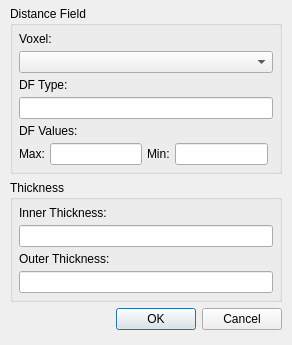
<?xml version="1.0" encoding="UTF-8"?>
<ui version="4.0">
 <class>VoxelThicknessWidget</class>
 <widget class="QWidget" name="VoxelThicknessWidget">
  <property name="geometry">
   <rect>
    <x>0</x>
    <y>0</y>
    <width>292</width>
    <height>324</height>
   </rect>
  </property>
  <property name="windowTitle">
   <string>VoxelThicknessWidget</string>
  </property>
  <layout class="QVBoxLayout" name="verticalLayout">
   <property name="spacing">
    <number>6</number>
   </property>
   <property name="leftMargin">
    <number>10</number>
   </property>
   <property name="topMargin">
    <number>0</number>
   </property>
   <property name="rightMargin">
    <number>10</number>
   </property>
   <property name="bottomMargin">
    <number>15</number>
   </property>
   <item>
    <widget class="TitleBar" name="titleBar" native="true"/>
   </item>
   <item>
    <widget class="QGroupBox" name="gb_df">
     <property name="title">
      <string>Distance Field</string>
     </property>
     <layout class="QGridLayout" name="gridLayout">
      <property name="leftMargin">
       <number>6</number>
      </property>
      <property name="topMargin">
       <number>6</number>
      </property>
      <property name="rightMargin">
       <number>6</number>
      </property>
      <property name="bottomMargin">
       <number>6</number>
      </property>
      <property name="spacing">
       <number>5</number>
      </property>
      <item row="4" column="0" colspan="5">
       <widget class="QLabel" name="lb_dfValues">
        <property name="text">
         <string>DF Values:</string>
        </property>
       </widget>
      </item>
      <item row="1" column="0" colspan="5">
       <widget class="QComboBox" name="cbb_voxel"/>
      </item>
      <item row="5" column="1">
       <widget class="QLineEdit" name="le_dfMaxValue"/>
      </item>
      <item row="5" column="0">
       <widget class="QLabel" name="lb_dfMaxValue">
        <property name="text">
         <string>Max:</string>
        </property>
       </widget>
      </item>
      <item row="0" column="0" colspan="5">
       <widget class="QLabel" name="lb_voxel">
        <property name="text">
         <string>Voxel:</string>
        </property>
       </widget>
      </item>
      <item row="5" column="3">
       <widget class="QLineEdit" name="le_dfMinValue"/>
      </item>
      <item row="3" column="0" colspan="5">
       <widget class="QLineEdit" name="le_dfType"/>
      </item>
      <item row="5" column="2">
       <widget class="QLabel" name="lb_dfMinValue">
        <property name="text">
         <string>Min:</string>
        </property>
       </widget>
      </item>
      <item row="2" column="0" colspan="5">
       <widget class="QLabel" name="lb_dfType">
        <property name="text">
         <string>DF Type:</string>
        </property>
       </widget>
      </item>
     </layout>
    </widget>
   </item>
   <item>
    <widget class="QGroupBox" name="gb_thickness">
     <property name="title">
      <string>Thickness</string>
     </property>
     <layout class="QGridLayout" name="gridLayout_2">
      <property name="leftMargin">
       <number>6</number>
      </property>
      <property name="topMargin">
       <number>6</number>
      </property>
      <property name="rightMargin">
       <number>6</number>
      </property>
      <property name="bottomMargin">
       <number>6</number>
      </property>
      <property name="spacing">
       <number>5</number>
      </property>
      <item row="1" column="0">
       <widget class="QLineEdit" name="le_innerThickness"/>
      </item>
      <item row="0" column="0">
       <widget class="QLabel" name="lb_innerThickness">
        <property name="text">
         <string>Inner Thickness:</string>
        </property>
       </widget>
      </item>
      <item row="2" column="0">
       <widget class="QLabel" name="lb_outerThickness">
        <property name="text">
         <string>Outer Thickness:</string>
        </property>
       </widget>
      </item>
      <item row="3" column="0">
       <widget class="QLineEdit" name="le_outerThickness"/>
      </item>
     </layout>
    </widget>
   </item>
   <item>
    <spacer name="vspr_bottom">
     <property name="orientation">
      <enum>Qt::Vertical</enum>
     </property>
     <property name="sizeHint" stdset="0">
      <size>
       <width>20</width>
       <height>0</height>
      </size>
     </property>
    </spacer>
   </item>
   <item>
    <widget class="QDialogButtonBox" name="btmbox_widget">
     <property name="standardButtons">
      <set>QDialogButtonBox::Cancel|QDialogButtonBox::Ok</set>
     </property>
    </widget>
   </item>
  </layout>
 </widget>
 <layoutdefault spacing="6" margin="11"/>
 <customwidgets>
  <customwidget>
   <class>TitleBar</class>
   <extends>QWidget</extends>
   <header>titlebar.hpp</header>
   <container>1</container>
  </customwidget>
 </customwidgets>
 <resources/>
 <connections/>
</ui>
